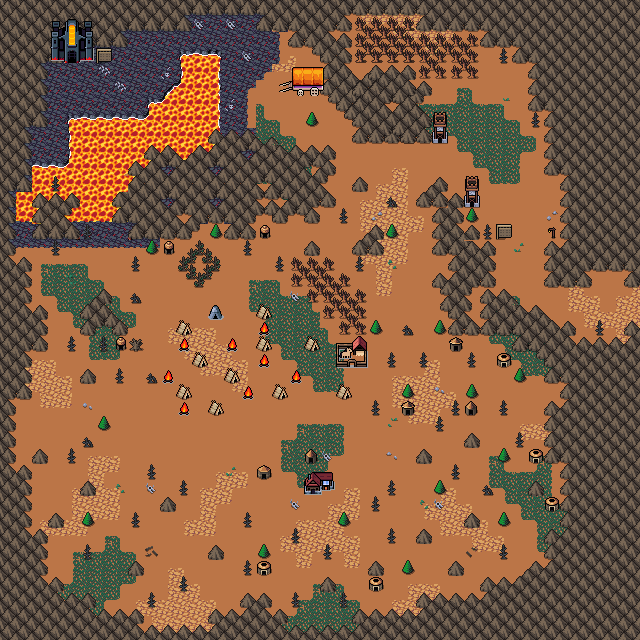

This game map was drawn from its Tiled (.tmx) file and the tilesets committed beside it. A one-line description and the trimmed map source follow:
An orthogonal 40x40 tile map with 16x16 px tiles, 5 tile layers (Sub Background, Background, Ground, Mountain Walls, ...), 4 tilesets and 38 objects (2x dialog).

<map version="1.10" tiledversion="1.11.2" orientation="orthogonal" renderorder="right-down" width="40" height="40" tilewidth="16" tileheight="16" infinite="0" nextlayerid="9" nextobjectid="123">
 <editorsettings>
  <export target="wastetown..tmx" format="tmx" />
 </editorsettings>
 <properties>
  <property name="dungeonEffect" value="{&quot;startBattleWithCard&quot;: [ &quot;At Knifepoint&quot;, &quot;Generous Plunderer&quot; ]}" />
 </properties>
 <tileset firstgid="1" source="../../../../common/maps/tileset/main.tsx" />
 <tileset firstgid="10113" source="../../../../common/maps/tileset/buildings.tsx" />
 <tileset firstgid="11905" source="../../../../common/maps/tileset/buildings-nocollide.tsx" />
 <tileset firstgid="13697" source="../../../../common/maps/tileset/dungeon/dungeon_bis.tsx" />
 <layer id="8" name="Sub Background" width="40" height="40">
  <data>[1600 cells, 27 non-empty, 4 distinct tile ids]</data>
 </layer>
 <layer id="1" name="Background" width="40" height="40">
  <data>[1600 cells, 1596 non-empty, 9 distinct tile ids]</data>
 </layer>
 <layer id="2" name="Ground" width="40" height="40">
  <data>[1600 cells, 802 non-empty, 43 distinct tile ids]</data>
 </layer>
 <layer id="7" name="Mountain Walls" width="40" height="40">
  <data>[1600 cells, 557 non-empty, 45 distinct tile ids]</data>
 </layer>
 <layer id="3" name="Clutter" width="40" height="40">
  <properties>
   <property name="spriteLayer" type="bool" value="true" />
  </properties>
  <data>[1600 cells, 446 non-empty, 132 distinct tile ids]</data>
 </layer>
 <objectgroup id="4" name="Objects">
  <object id="48" template="../../obj/treasure.tx" x="237.083" y="370.25">
   <properties>
    <property name="reward">[
  {
    "editions": [ "BIG" ],
    "type": "card",
    "count": 3,
    "rarity": [ "Mythic Rare" ]
  }
]
</property>
   </properties>
  </object>
  <object id="50" template="../../../../common/maps/obj/enemy.tx" x="264.258" y="118.076">
   <properties>
    <property name="enemy" value="Honest Rutstein" />
    <property name="speedModifier" type="float" value="20" />
    <property name="threatRange" type="int" value="30" />
   </properties>
  </object>
  <object id="67" template="../../../../common/maps/obj/gold.tx" x="253.75" y="389.25" />
  <object id="69" template="../../../../common/maps/obj/gold.tx" x="240" y="352.083" />
  <object id="70" template="../../../../common/maps/obj/gold.tx" x="200.333" y="390.333" />
  <object id="74" template="../../../../common/maps/obj/enemy.tx" x="40" y="276.167">
   <properties>
    <property name="enemy" value="Jolene" />
    <property name="speedModifier" type="float" value="10" />
    <property name="threatRange" type="int" value="30" />
   </properties>
  </object>
  <object id="75" template="../../../../common/maps/obj/enemy.tx" x="197" y="336.667">
   <properties>
    <property name="enemy" value="Tinybones" />
    <property name="threatRange" type="int" value="30" />
   </properties>
  </object>
  <object id="76" template="../../../../common/maps/obj/enemy.tx" x="278.333" y="343.667">
   <properties>
    <property name="enemy" value="Vraska" />
    <property name="threatRange" type="int" value="30" />
   </properties>
  </object>
  <object id="77" template="../../../../common/maps/obj/enemy.tx" x="248" y="422.667">
   <properties>
    <property name="enemy" value="Satoru" />
    <property name="threatRange" type="int" value="30" />
   </properties>
  </object>
  <object id="79" template="../../../../common/maps/obj/enemy.tx" x="128" y="458.833">
   <properties>
    <property name="enemy" value="Roxanne" />
    <property name="speedModifier" type="float" value="10" />
    <property name="threatRange" type="int" value="50" />
    <property name="waypoints" value="97,101,102,99,100" />
   </properties>
  </object>
  <object id="80" template="../../../../common/maps/obj/enemy.tx" x="456.333" y="500.333">
   <properties>
    <property name="enemy" value="Obeka" />
    <property name="speedModifier" type="float" value="10" />
    <property name="threatRange" type="int" value="50" />
    <property name="waypoints" value="103,95,96,95" />
   </properties>
  </object>
  </objectgroup>
</map>
<!-- 27 of 38 objects omitted -->
